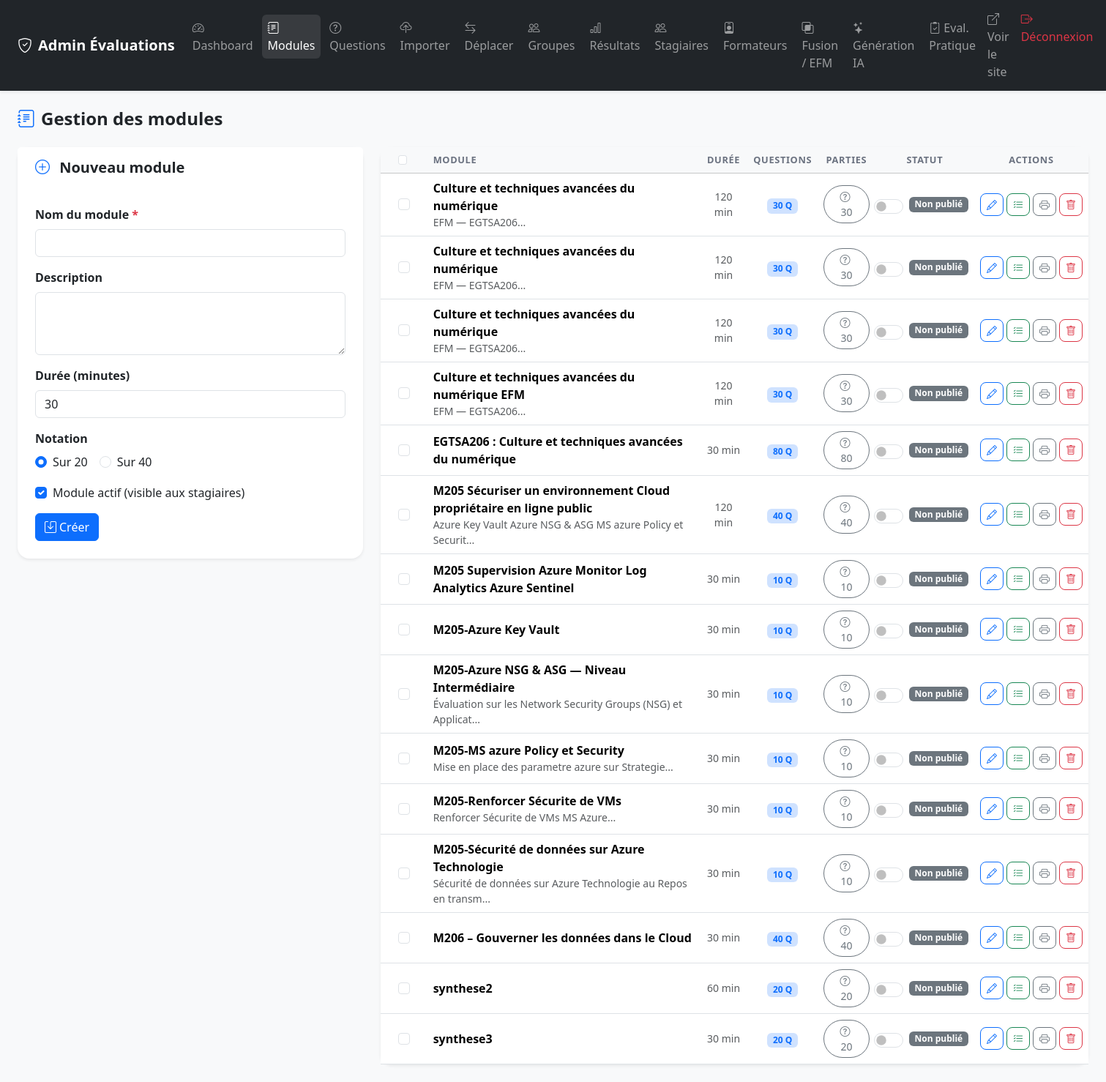
/admin/modules.php (signed in), run on the app's committed database.
### tables this page shows
CREATE TABLE `modules` (
  `id` int NOT NULL AUTO_INCREMENT,
  `nom` varchar(150) NOT NULL,
  `description` text,
  `duree_minutes` int DEFAULT '30',
  `note_max` int DEFAULT '20' COMMENT 'Notation sur 20 ou 40',
  `actif` tinyint(1) DEFAULT '1',
  `type` varchar(10) NOT NULL DEFAULT 'qcm',
  `meta_json` text,
  `created_at` timestamp NULL DEFAULT CURRENT_TIMESTAMP,
  PRIMARY KEY (`id`)
);

### includes/functions.php (called while the page is built, shortened)
<?php
function getAllModules(): array {
    $pdo = getDB();
    return $pdo->query("
        SELECT m.*,
               COALESCE(m.note_max, 20) AS note_max,
               (SELECT COUNT(*) FROM questions q WHERE q.module_id = m.id) AS nb_questions,
               COALESCE(em.code_module,   '') AS efm_code_module,
               COALESCE(em.filiere,       '') AS efm_filiere,
               COALESCE(em.etablissement, '') AS efm_etablissement,
               COALESCE(em.annee,         '') AS efm_annee
        FROM modules m
        LEFT JOIN modules_efm_meta em ON em.module_id = m.id
        ORDER BY m.nom
    ")->fetchAll();
}

### admin/modules.php (the view, shortened to what this page needs)
<?php
require_once __DIR__ . '/../includes/functions.php';
$id     = (int)($_GET['id'] ?? 0);
$modules = getAllModules();
$editModule = null;
?>
<!DOCTYPE html>
<html lang="fr">
<head>
    <link href="https://cdn.jsdelivr.net/npm/bootstrap@5.3.2/dist/css/bootstrap.min.css" rel="stylesheet">
    <link href="https://cdn.jsdelivr.net/npm/bootstrap-icons@1.11.3/font/bootstrap-icons.min.css" rel="stylesheet">
    <link href="../assets/css/style.css" rel="stylesheet">
</head>
<body class="bg-light">
<?php include __DIR__ . '/partials/navbar.php'; ?>
<div class="container-fluid py-4 px-4">
    <h2 class="h4 fw-bold mb-4"><i class="bi bi-journal-text me-2 text-primary"></i>Gestion des modules</h2>
    <div class="row g-4">
        <div class="col-md-4">
            <div class="card border-0 shadow-sm rounded-4">
                <div class="card-header bg-white border-0 py-3 px-4">
                    <h5 class="mb-0 fw-bold">
                        <i class="bi bi-<?= $editModule ? 'pencil' : 'plus-circle' ?> me-2 text-primary"></i>
                        <?= $editModule ? 'Modifier' : 'Nouveau' ?> module
                    </h5>
                </div>
                <div class="card-body p-4">
                    <form method="POST" action="modules.php?action=<?= $editModule ? 'edit&id='.$id : 'add' ?>">
                        <div class="mb-3">
                            <label class="form-label fw-semibold">Nom du module <span class="text-danger">*</span></label>
                            <input type="text" name="nom" class="form-control" required
                                   value="<?= htmlspecialchars($editModule['nom'] ?? '') ?>">
                        </div>
                        <div class="mb-3">
                            <label class="form-label fw-semibold">Description</label>
                            <textarea name="description" class="form-control" rows="3"><?= htmlspecialchars($editModule['description'] ?? '') ?></textarea>
                        </div>
                        <div class="mb-3">
                            <label class="form-label fw-semibold">Durée (minutes)</label>
                            <input type="number" name="duree_minutes" class="form-control" min="5" max="300"
                                   value="<?= (int)($editModule['duree_minutes'] ?? 30) ?>">
                        </div>
                        <div class="mb-3">
                            <label class="form-label fw-semibold">Notation</label>
                            <div class="d-flex gap-3">
                                <div class="form-check">
                                    <input class="form-check-input" type="radio" name="note_max" value="20"
                                           id="nm20" <?= (!$editModule || $editModule['note_max'] == 20) ? 'checked' : '' ?>>
                                    <label class="form-check-label" for="nm20">Sur 20</label>
                                </div>
                                <div class="form-check">
                                    <input class="form-check-input" type="radio" name="note_max" value="40"
                                           id="nm40" <?= ($editModule && $editModule['note_max'] == 40) ? 'checked' : '' ?>>
                                    <label class="form-check-label" for="nm40">Sur 40</label>
                                </div>
                            </div>
                        </div>
                        <div class="mb-3 form-check">
                            <input type="checkbox" name="actif" class="form-check-input" id="actif"
                                   <?= (!$editModule || $editModule['actif']) ? 'checked' : '' ?>>
                            <label class="form-check-label" for="actif">Module actif (visible aux stagiaires)</label>
                        </div>
                        <div class="d-flex gap-2">
                            <button type="submit" class="btn btn-primary">
                                <i class="bi bi-save me-1"></i><?= $editModule ? 'Mettre à jour' : 'Créer' ?>
                            </button>
                        </div>
                    </form>
                </div>
            </div>
        </div>
        <div class="col-md-8">
            <div class="card border-0 shadow-sm rounded-4">
                <div class="card-body p-0">
                    <table class="table table-hover mb-0 align-middle">
                        <thead class="table-light">
                            <tr>
                                <th class="ps-4" style="width: 40px;">
                                    <input type="checkbox" class="form-check-input" id="selectAll" onchange="toggleSelectAll()">
                                </th>
                                <th class="ps-4">Module</th>
                                <th class="text-center">Durée</th>
                                <th class="text-center">Questions</th>
                                <th class="text-center">Parties</th>
                                <th class="text-center">Statut</th>
                                <th class="text-center">Actions</th>
                            </tr>
                        </thead>
                        <tbody>
                        <?php foreach ($modules as $m): ?>
                            <tr>
                                <td class="ps-4">
                                    <input type="checkbox" class="form-check-input module-checkbox" value="<?= $m['id'] ?>" onchange="updateBulkActionBar()">
                                </td>
                                <td class="ps-4">
                                    <div class="fw-semibold"><?= htmlspecialchars($m['nom']) ?></div>
                                    <?php if ($m['description']): ?>
                                    <div class="text-muted small"><?= htmlspecialchars(mb_substr($m['description'], 0, 60)) ?>...</div>
                                    <?php endif; ?>
                                </td>
                                <td class="text-center text-muted small"><?= $m['duree_minutes'] ?> min</td>
                                <td class="text-center">
                                    <a href="questions.php?module_id=<?= $m['id'] ?>" class="badge bg-primary-subtle text-primary text-decoration-none">
                                        <?= $m['nb_questions'] ?> Q
                                    </a>
                                </td>
                                <td class="text-center">
                                    <a href="questions.php?module_id=<?= $m['id'] ?>"
                                       class="btn btn-sm btn-outline-secondary rounded-pill px-3"
                                       title="Gérer les questions">
                                        <i class="bi bi-question-circle me-1"></i><?= (int)($m['nb_questions'] ?? 0) ?>
                                    </a>
                                </td>
                                <td class="text-center">
                                    <div class="form-check form-switch d-flex justify-content-center align-items-center gap-2 mb-0">
                                        <input class="form-check-input toggle-actif fs-5" type="checkbox"
                                               role="switch"
                                               data-id="<?= $m['id'] ?>"
                                               <?= $m['actif'] ? 'checked' : '' ?>
                                               title="<?= $m['actif'] ? 'Publié — cliquer pour dépublier' : 'Non publié — cliquer pour publier' ?>">
                                        <span class="badge toggle-label <?= $m['actif'] ? 'bg-success' : 'bg-secondary' ?>" id="label-<?= $m['id'] ?>">
                                            <?= $m['actif'] ? 'Publié' : 'Non publié' ?>
                                        </span>
                                    </div>
                                </td>
                                <td class="text-center">
                                    <div class="d-flex gap-1 justify-content-center">
                                        <a href="modules.php?action=edit&id=<?= $m['id'] ?>"
                                           class="btn btn-sm btn-outline-primary rounded-3" title="Modifier">
                                            <i class="bi bi-pencil"></i>
                                        </a>
                                        <a href="questions.php?module_id=<?= $m['id'] ?>"
                                           class="btn btn-sm btn-outline-success rounded-3" title="Questions">
                                            <i class="bi bi-list-check"></i>
                                        </a>
                                        <a href="print_blank.php?module_id=<?= $m['id'] ?>"
                                           target="_blank"
                                           class="btn btn-sm btn-outline-secondary rounded-3"
                                           title="Imprimer sujet vierge">
                                            <i class="bi bi-printer"></i>
                                        </a>
                                        <a href="delete_module.php?id=<?= $m['id'] ?>"
                                           class="btn btn-sm btn-outline-danger rounded-3"
                                           title="Supprimer (avec options)">
                                            <i class="bi bi-trash"></i>
                                        </a>
                                    </div>
                                </td>
                            </tr>
                        <?php endforeach; ?>
                        </tbody>
                    </table>
                </div>
            </div>
        </div>
    </div>
</div>
</body>
</html>

### assets/css/style.css (style rules this page uses)
:root { --primary: #4f46e5; --primary-dk: #3730a3; --success: #16a34a; --danger: #dc2626; --warning: #d97706; --radius: 12px; }
body { font-family: 'Segoe UI', system-ui, -apple-system, sans-serif; }
.card { transition: box-shadow 0.2s; }
.table th { font-size: 0.8rem; text-transform: uppercase; letter-spacing: 0.05em; color: #6b7280; font-weight: 600; }

### data on the page
modules: nom "Culture et techniques avancées du numérique", description "EFM — EGTSA206", duree_minutes "120", nb_questions "30", shows "Non publié"
modules: nom "Culture et techniques avancées du numérique", description "EFM — EGTSA206", duree_minutes "120", nb_questions "30", shows "Non publié"
modules: nom "Culture et techniques avancées du numérique", description "EFM — EGTSA206", duree_minutes "120", nb_questions "30", shows "Non publié"
modules: nom "Culture et techniques avancées du numérique EFM", description "EFM — EGTSA206", duree_minutes "120", nb_questions "30", shows "Non publié"
modules: nom "EGTSA206 : Culture et techniques avancées du numérique", duree_minutes "30", nb_questions "80", shows "Non publié"
modules: nom "M205 Sécuriser un environnement Cloud propriétaire en ligne public", description "Azure Key Vault Azure NSG & ASG MS azure Policy et Securit", duree_minutes "120", nb_questions "40", shows "Non publié"
modules: nom "M205 Supervision Azure Monitor Log Analytics Azure Sentinel", duree_minutes "30", nb_questions "10", shows "Non publié"
modules: nom "M205-Azure Key Vault", duree_minutes "30", nb_questions "10", shows "Non publié"
modules: nom "M205-Azure NSG & ASG — Niveau Intermédiaire", description "Évaluation sur les Network Security Groups (NSG) et Applicat", duree_minutes "30", nb_questions "10", shows "Non publié"
modules: nom "M205-MS azure Policy et Security", description "Mise en place des parametre azure sur Strategie", duree_minutes "30", nb_questions "10", shows "Non publié"
modules: nom "M205-Renforcer Sécurite de VMs", description "Renforcer Sécurite de VMs MS Azure", duree_minutes "30", nb_questions "10", shows "Non publié"
modules: nom "M205-Sécurité de données sur Azure Technologie", description "Sécurité de données sur Azure Technologie au Repos en transm", duree_minutes "30", nb_questions "10", shows "Non publié"
modules: nom "M206 – Gouverner les données dans le Cloud", duree_minutes "30", nb_questions "40", shows "Non publié"
modules: nom "synthese2", duree_minutes "60", nb_questions "20", shows "Non publié"
modules: nom "synthese3", duree_minutes "30", nb_questions "20", shows "Non publié"
